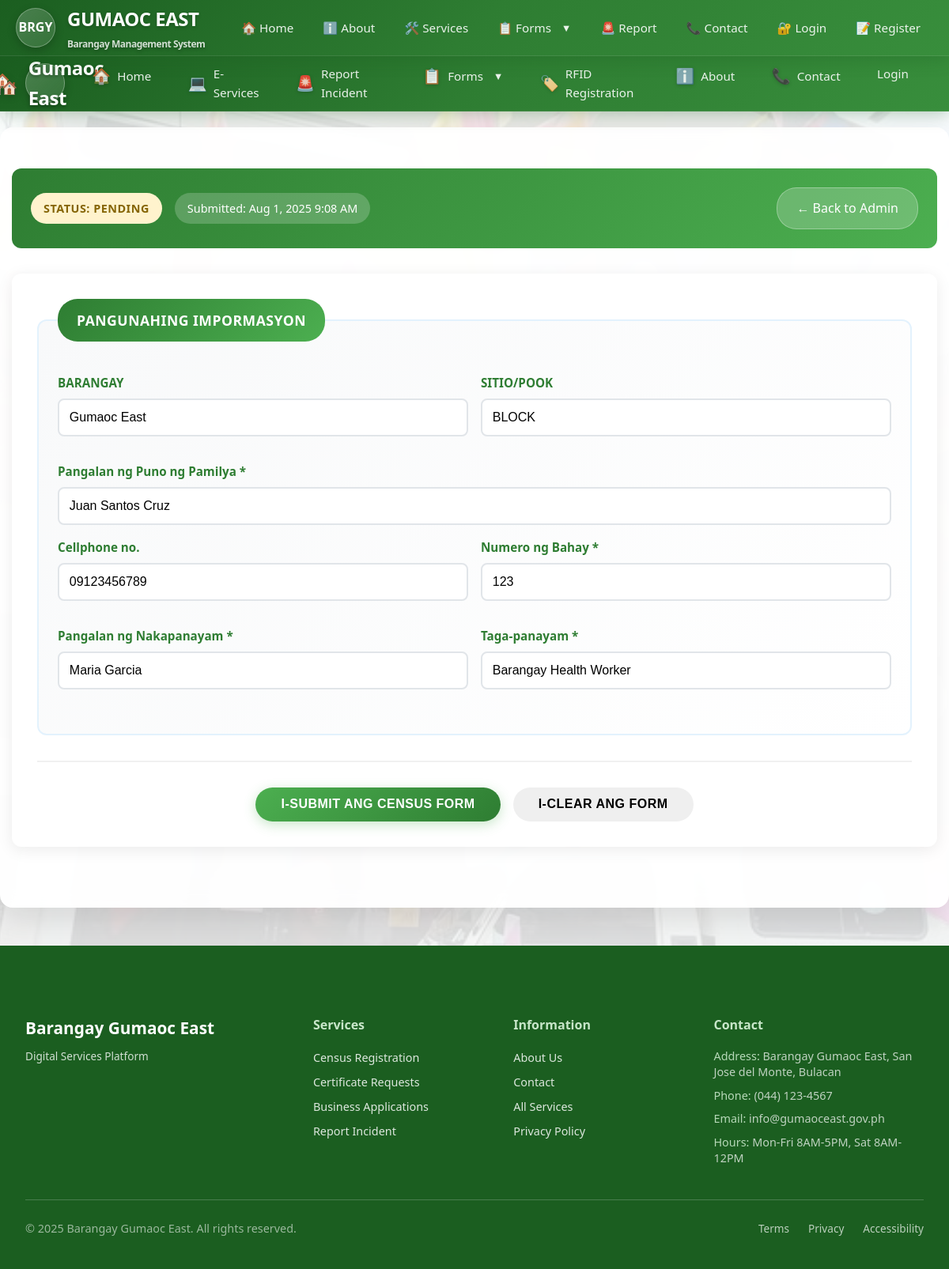
Page /pages/resident-registration-fixed.php?admin_view=2 on the committed database.
### tables this page shows
CREATE TABLE `resident_registrations` (
  `id` int(11) NOT NULL,
  `first_name` varchar(100) NOT NULL,
  `middle_name` varchar(100) DEFAULT NULL,
  `last_name` varchar(100) NOT NULL,
  `birth_date` date NOT NULL,
  `age` int(11) NOT NULL,
  `civil_status` varchar(50) NOT NULL,
  `gender` varchar(20) NOT NULL,
  `contact_number` varchar(20) DEFAULT NULL,
  `house_number` varchar(20) DEFAULT NULL,
  `pangkabuhayan` varchar(100) DEFAULT NULL,
  `submitted_at` timestamp NOT NULL DEFAULT current_timestamp(),
  `status` enum('pending','approved','rejected') DEFAULT 'pending',
  `land_ownership` varchar(100) DEFAULT NULL,
  `land_ownership_other` varchar(255) DEFAULT NULL,
  `house_ownership` varchar(100) DEFAULT NULL,
  `house_ownership_other` varchar(255) DEFAULT NULL,
  `farmland` varchar(100) DEFAULT NULL,
  `cooking_energy` varchar(100) DEFAULT NULL,
  `cooking_energy_other` varchar(255) DEFAULT NULL,
  `toilet_type` varchar(100) DEFAULT NULL,
  `toilet_type_other` varchar(255) DEFAULT NULL,
  `electricity_source` varchar(100) DEFAULT NULL,
  `electricity_source_other` varchar(255) DEFAULT NULL,
  `water_source` varchar(100) DEFAULT NULL,
  `water_source_other` varchar(255) DEFAULT NULL,
  `waste_disposal` varchar(100) DEFAULT NULL,
  `waste_disposal_other` varchar(255) DEFAULT NULL,
  `appliances` text DEFAULT NULL,
  `transportation` text DEFAULT NULL,
  `transportation_other` varchar(255) DEFAULT NULL,
  `business` text DEFAULT NULL,
  `business_other` varchar(255) DEFAULT NULL,
  `contraceptive` text DEFAULT NULL,
  `interviewer` varchar(255) DEFAULT NULL,
  `interviewer_title` varchar(255) DEFAULT NULL
);

### pages/resident-registration-fixed.php (the view, shortened to what this page needs)
<?php
$admin_view = isset($_GET['admin_view']) ? (int)$_GET['admin_view'] : null;
$readonly = isset($_GET['readonly']) && $_GET['readonly'] === '1';
$registration_data = null;
if ($admin_view) {
    include '../includes/db_connect.php';
    $stmt = $pdo->prepare("SELECT * FROM resident_registrations WHERE id = ?");
    $stmt->execute([$admin_view]);
    $registration_data = $stmt->fetch();
}
include '../includes/header.php';
include '../includes/navigation.php';
?>
<div class="container">
  <div class="section">
    <?php if ($admin_view && $registration_data): ?>
      <div class="admin-view-banner">
        <div class="status-info">
          <span class="status-badge status-<?php echo $registration_data['status']; ?>">
            Status: <?php echo ucfirst($registration_data['status']); ?>
          </span>
          <span class="submission-info">
            Submitted: <?php echo date('M j, Y g:i A', strtotime($registration_data['submitted_at'])); ?>
          </span>
        </div>
        <?php if (!$readonly): ?>
          <a href="../admin/view-resident-registrations.php" class="back-btn">← Back to Admin</a>
        <?php endif; ?>
      </div>
    <?php endif; ?>
    <form id="censusForm" class="registration-form" method="POST" action="process-census.php" <?php echo $readonly ? 'style="pointer-events: none;"' : ''; ?>>
      <fieldset>
        <legend>Pangunahing Impormasyon</legend>
        <div class="form-grid">
          <div class="form-group">
            <label for="barangay">BARANGAY</label>
            <input type="text" id="barangay" name="barangay" value="Gumaoc East" readonly>
          </div>
          <div class="form-group">
            <label for="sitio">SITIO/POOK</label>
            <input type="text" id="sitio" name="sitio" value="BLOCK" readonly>
          </div>
        </div>
        <div class="form-group">
          <label for="headOfFamily">Pangalan ng Puno ng Pamilya *</label>
          <input type="text" id="headOfFamily" name="headOfFamily" required placeholder="Buong pangalan ng puno ng pamilya"
                 value="<?php echo $registration_data ? htmlspecialchars(trim($registration_data['first_name'] . ' ' . $registration_data['middle_name'] . ' ' . $registration_data['last_name'])) : ''; ?>"
                 <?php echo $readonly ? 'readonly' : ''; ?>>
        </div>
        <div class="form-grid">
          <div class="form-group">
            <label for="cellphone">Cellphone no.</label>
            <input type="tel" id="cellphone" name="cellphone" placeholder="09XXXXXXXXX" pattern="[0-9]{11}" maxlength="11" oninput="this.value = this.value.replace(/[^0-9]/g, '')"
                   value="<?php echo $registration_data ? htmlspecialchars($registration_data['contact_number']) : ''; ?>"
                   <?php echo $readonly ? 'readonly' : ''; ?>>
          </div>
          <div class="form-group">
            <label for="houseNumber">Numero ng Bahay *</label>
            <input type="text" id="houseNumber" name="houseNumber" required placeholder="Numero ng bahay" oninput="this.value = this.value.replace(/[^0-9]/g, '')"
                   value="<?php echo $registration_data ? htmlspecialchars($registration_data['house_number']) : ''; ?>"
                   <?php echo $readonly ? 'readonly' : ''; ?>>
          </div>
        </div>
        <div class="form-grid">
          <div class="form-group">
            <label for="interviewer">Pangalan ng Nakapanayam *</label>
            <input type="text" id="interviewer" name="interviewer" required placeholder="Buong pangalan ng nakapanayam"
                   value="<?php echo $registration_data ? htmlspecialchars($registration_data['interviewer']) : ''; ?>"
                   <?php echo $readonly ? 'readonly' : ''; ?>>
          </div>
          <div class="form-group">
            <label for="interviewerTitle">Taga-panayam *</label>
            <input type="text" id="interviewerTitle" name="interviewerTitle" required placeholder="Posisyon/Tungkulin"
                   value="<?php echo $registration_data ? htmlspecialchars($registration_data['interviewer_title']) : ''; ?>"
                   <?php echo $readonly ? 'readonly' : ''; ?>>
          </div>
        </div>
      </fieldset>
      <div class="form-actions">
        <?php if (!$readonly): ?>
          <button type="submit" class="btn btn-primary">I-submit ang Census Form</button>
          <button type="reset" class="btn">I-clear ang Form</button>
        <?php else: ?>
          <a href="../admin/view-resident-registrations.php" class="btn btn-secondary">← Back to Admin Dashboard</a>
          <button type="button" class="btn btn-primary" onclick="window.print()">🖨️ Print Form</button>
        <?php endif; ?>
      </div>
    </form>
  </div>
</div>
<?php include '../includes/footer.php'; ?>

### css/styles.css (style rules this page uses)
body { font-family: 'Roboto', sans-serif; margin: 0; padding: 0; background-color: #f4f7f9; color: #333; line-height: 1.6; }
.container { max-width: 1400px; margin: 0 auto; padding: 2rem; }
.section { margin-bottom: 6rem; padding: 2rem 0; }
.btn { display: inline-block; padding: 1rem 2rem; border-radius: 50px; text-decoration: none; font-weight: 600; font-size: 1rem; transition: all 0.3s ease; cursor: pointer; border: none; text-align: center; }
.btn-primary { background: linear-gradient(135deg, #4CAF50 0%, #2196F3 100%); color: white; box-shadow: 0 4px 15px rgba(76, 175, 80, 0.3); }

### includes/header.php (style rules this page uses)
* { margin: 0; padding: 0; box-sizing: border-box; }
body { font-family: 'Segoe UI', Tahoma, Geneva, Verdana, sans-serif; background: url('assets/images/background.jpg') center/cover no-repeat; background-attachment: fixed; background-color: #2d5a27; min-height: 100vh; position: relative; }
body::before { content: ''; position: fixed; top: 0; left: 0; width: 100%; height: 100%; background: linear-gradient(135deg, rgba(45, 90, 39, 0.7) 0%, rgba(74, 124, 89, 0.6) 25%, rgba(53, 122, 60, 0.65) 50%, rgba(45, 90, 39, 0.7) 75%, rgba(30, 58, 26, 0.8) 100%); z-index: 1; }

### pages/resident-registration-fixed.php (style rules this page uses)
* { box-sizing: border-box; }
body { font-family: 'Segoe UI', Tahoma, Geneva, Verdana, sans-serif; line-height: 1.6; color: #2c3e50; background: url('../background.jpg') no-repeat center center fixed; background-size: cover; min-height: 100vh; margin: 0; padding: 0; }
body::before { content: ''; position: fixed; top: 0; left: 0; width: 100%; height: 100%; background: rgba(255, 255, 255, 0.85); z-index: -1; }
.container { max-width: 1200px; margin: 0 auto; padding: 20px 15px; background: rgba(255, 255, 255, 0.95); border-radius: 16px; box-shadow: 0 15px 35px rgba(0, 0, 0, 0.1); backdrop-filter: blur(10px); margin-top: 20px; margin-bottom: 20px; }
.section { margin-bottom: 25px; }
.admin-view-banner { background: linear-gradient(135deg, #2e7d32 0%, #4caf50 100%); color: white; padding: 1.5rem; border-radius: 12px; margin-bottom: 2rem; display: flex; justify-content: space-between; align-items: center; flex-wrap: wrap; gap: 1rem; }
.status-info { display: flex; gap: 1rem; align-items: center; flex-wrap: wrap; }
.status-badge { padding: 0.5rem 1rem; border-radius: 25px; font-weight: 600; font-size: 0.9rem; text-transform: uppercase; letter-spacing: 0.5px; }
.status-pending { background: #fff3cd; color: #856404; }
.submission-info { background: rgba(255, 255, 255, 0.2); padding: 0.5rem 1rem; border-radius: 20px; font-size: 0.9rem; }
.back-btn { background: rgba(255, 255, 255, 0.2); color: white; padding: 0.8rem 1.5rem; border-radius: 25px; text-decoration: none; font-weight: 500; transition: all 0.3s ease; border: 1px solid rgba(255, 255, 255, 0.3); }
.registration-form { background: white; padding: 2rem; border-radius: 12px; box-shadow: 0 4px 20px rgba(0, 0, 0, 0.08); }
fieldset { border: 2px solid #e3f2fd; border-radius: 12px; padding: 1.5rem; margin-bottom: 1.5rem; background: linear-gradient(135deg, #f8f9fa 0%, #ffffff 100%); }
legend { background: linear-gradient(135deg, #2e7d32, #4caf50); color: white; padding: 0.8rem 1.5rem; border-radius: 25px; font-weight: 600; font-size: 1.1rem; border: none; text-transform: uppercase; letter-spacing: 0.5px; margin-bottom: 1rem; }
.form-grid { display: grid; grid-template-columns: repeat(auto-fit, minmax(300px, 1fr)); gap: 1rem; margin-bottom: 1rem; }
.form-group { margin-bottom: 1rem; }
.form-group label { display: block; margin-bottom: 0.5rem; font-weight: 600; color: #2e7d32; font-size: 0.95rem; }
.form-group input, .form-group select, .form-group textarea { width: 100%; padding: 0.8rem; border: 2px solid #e1e5e9; border-radius: 8px; font-size: 1rem; transition: all 0.3s ease; background: white; }
.form-actions { display: flex; gap: 1rem; justify-content: center; margin-top: 2rem; padding-top: 2rem; border-top: 2px solid #f0f0f0; }
.btn { padding: 0.8rem 2rem; border: none; border-radius: 25px; font-size: 1rem; font-weight: 600; cursor: pointer; transition: all 0.3s ease; text-decoration: none; display: inline-block; text-align: center; text-transform: uppercase; letter-spacing: 0.5px; }
.btn-primary { background: linear-gradient(135deg, #4caf50, #2e7d32); color: white; }
fieldset { animation: fadeInUp 0.6s ease-out; animation-fill-mode: both; }
fieldset:nth-child(1) { animation-delay: 0.1s; }
html { scroll-behavior: smooth; }

### rows in the picture
resident_registrations: status "PENDING", submitted_at "Aug 1, 2025 9:08 AM", headOfFamily "Juan Santos Cruz", cellphone "09123456789", houseNumber "123", interviewer "Maria Garcia", interviewerTitle "Barangay Health Worker"
